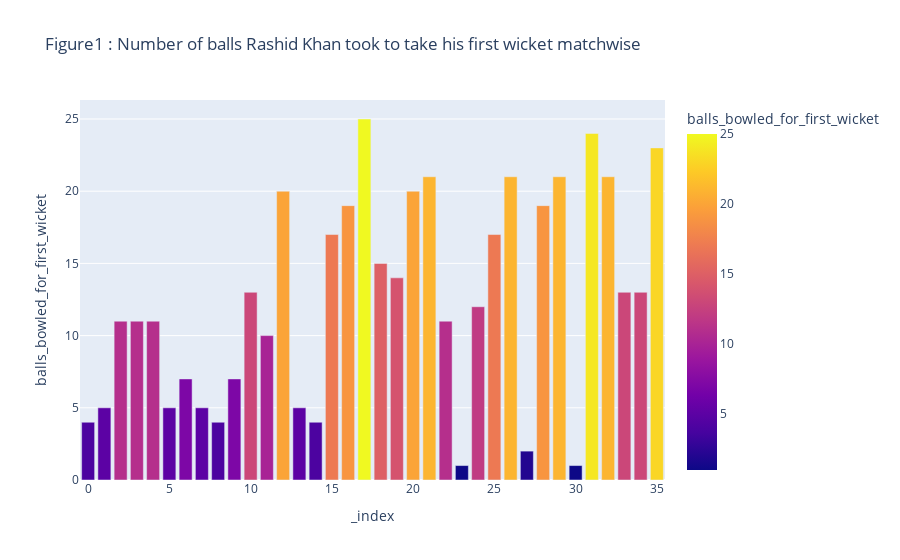

The notebook cell this image was saved under:
### Markdown cell above
## 2.1

### Code cell
rk = deliveries[deliveries.bowler == 'Rashid Khan'] 
rk.player_dismissed.fillna(0, inplace = True)
rk_ = rk[["match_id","bowler","batsman_runs", "player_dismissed", "dismissal_kind"]]
rk_.dismissal_kind.fillna(0, inplace = True)
rashid_data = rk_[rk_.dismissal_kind != "run out"]
temp_nw = rk_[rk_.dismissal_kind != "run out"]

rashid_matches= len(rashid_data.match_id.unique()) # total matches where Rashid Khan has bowled (result = 46 matches)


temp_nw['player_dismissed'].loc[temp_nw['player_dismissed'] != 0] = 1 # replace the dismissed player name by 1
no_wickets = temp_nw.groupby(["match_id"])["player_dismissed"].sum().reset_index(name = "no_of_wickets")

# No of matches with zero wickets
zero_wickets = no_wickets[no_wickets.no_of_wickets == 0]
rashid_zero_wickets = zero_wickets.shape[0] # total matches where Rashid Khan has taken zero wickets (result = 10 matches)

# No of matches with more than 1 wicket
wickets_G1 = no_wickets[no_wickets.no_of_wickets > 1]
rashid_wickets_G1 = wickets_G1.shape[0] # total matches where Rashid Khan has taken more than 1 wicket( result = 13 matches)
rashid_wickets_G1_ = wickets_G1.match_id.unique()

# No of matches with exactly 1 wicket
wickets_1 = no_wickets[no_wickets.no_of_wickets == 1]
rashid_wickets_1 = wickets_1.shape[0] # total matches where Rashid Khan has taken exactly 1 wicket( result = 23 matches)
rashid_wickets_1_ = wickets_1.match_id.unique()


# matches with greater than 1 wicket
wickets_G1_data = rashid_data[rashid_data.match_id.isin(rashid_wickets_G1_)]
wickets_G1_data['player_dismissed'].loc[wickets_G1_data['player_dismissed'] != 0] = 1 # replace the dismissed player name by 1

m_id = []
balls = [] # balls required to take 1st wicket by Rashid Khan
for i in wickets_G1_data.match_id.unique():
    x= wickets_G1_data[wickets_G1_data.match_id == i].reset_index()
    n = x[x.player_dismissed!=0].first_valid_index()
    t1 = x[x.index <= n].groupby(['match_id'])['batsman_runs'].count().reset_index()
    m_id.append(t1.match_id.unique()[0])
    balls.append(t1.batsman_runs.values[0])
    

rk1 = pd.DataFrame(list(zip(m_id, balls)), 
               columns =['match_id', 'balls_bowled_for_first_wicket'])


# matches with exactly one wicket
wickets_1_data = rashid_data[rashid_data.match_id.isin(rashid_wickets_1_)]
wickets_1_data['player_dismissed'].loc[wickets_1_data['player_dismissed'] != 0] = 1 # replace the dismissed player name by 1

m_id1 = []
balls1 = [] # balls required to take 1st wicket by Rashid Khan
for i in wickets_1_data.match_id.unique():
    x1 = wickets_1_data[wickets_1_data.match_id == i].reset_index()
    n1 = x1[x1.player_dismissed!=0].first_valid_index()
    t2 = x1[x1.index <= n1].groupby(['match_id'])['batsman_runs'].count().reset_index()
    m_id1.append(t2.match_id.unique()[0])
    balls1.append(t2.batsman_runs.values[0])
    
rk2 = pd.DataFrame(list(zip(m_id1, balls1)), 
               columns =['match_id', 'balls_bowled_for_first_wicket'])
f = [rk1, rk2]
rashid_wickets_final_data = pd.concat(f)
rashid_wickets_final_data_ = rashid_wickets_final_data.reset_index()

fig = px.bar(rashid_wickets_final_data_, x=rashid_wickets_final_data_.index, y='balls_bowled_for_first_wicket',
             hover_data=['match_id','balls_bowled_for_first_wicket' ],color = 'balls_bowled_for_first_wicket',title=' Figure1 : Number of balls Rashid Khan took to take his first wicket matchwise')
fig.show()

print("################################################################################################################")
print("Maximum balls Rashid Khan took to take first wicket: ", rashid_wickets_final_data_.balls_bowled_for_first_wicket.max())
print("################################################################################################################")
print("Minimum balls Rashid Khan took to take first wicket: ", rashid_wickets_final_data_.balls_bowled_for_first_wicket.min())
print("################################################################################################################")
print("Average number of  balls Rashid Khan took to take first wicket: ", rashid_wickets_final_data_.balls_bowled_for_first_wicket.median())
print("################################################################################################################")
print("frequnt number of balls Rashid Khan took to take first wicket:\n",rashid_wickets_final_data_.balls_bowled_for_first_wicket.mode())
print("################################################################################################################")
print("Possibility of Rashid khan not taking any wicket in a match: ", (rashid_zero_wickets/rashid_matches)*100)
print("################################################################################################################")
print("Possibility of Rashid khan taking equal to or more than 1 wicket in a match: ", ((rashid_wickets_G1 + rashid_wickets_1)/rashid_matches)*100)
print("################################################################################################################")
list1 = [(rashid_zero_wickets/rashid_matches)*100, (rashid_wickets_G1/rashid_matches)*100, (rashid_wickets_1/rashid_matches)*100]
list2 = ["No wickets", "More than 1 Wicket", "Exactly 1 Wicket"]

### Figure 1 — Plotly figure (JSON) as saved in the notebook; plotly's stock layout.template omitted (floating-point values rounded to 4 significant figures)
{"data": [{"alignmentgroup": "True", "customdata": [[1, 4], [6, 5], [19, 11], [52, 11], [7916, 11], [7918, 5], [7929, 7], [7944, 5], [7950, 4], [7952, 7], [11324, 13], [11339, 10], [11413, 20], [10, 5], [14, 4], [25, 17], [32, 19], [36, 25], [43, 15], [47, 14], [7897, 20], [7900, 21], [7909, 11], [7913, 1], [7921, 12], [7932, 17], [11138, 21], [11144, 2], [11152, 19], [11310, 21], [11313, 1], [11321, 24], [11329, 21], [11332, 13], [11336, 13], [11345, 23]], "hovertemplate": "_index=%{x}<br>balls_bowled_for_first_wicket=%{marker.color}<br>match_id=%{customdata[0]}<extra></extra>", "legendgroup": "", "marker": {"color": [4, 5, 11, 11, 11, 5, 7, 5, 4, 7, 13, 10, 20, 5, 4, 17, 19, 25, 15, 14, 20, 21, 11, 1, 12, 17, 21, 2, 19, 21, 1, 24, 21, 13, 13, 23], "coloraxis": "coloraxis"}, "name": "", "offsetgroup": "", "orientation": "v", "showlegend": false, "textposition": "auto", "type": "bar", "x": [0, 1, 2, 3, 4, 5, 6, 7, 8, 9, 10, 11, 12, 13, 14, 15, 16, 17, 18, 19, 20, 21, 22, 23, 24, 25, 26, 27, 28, 29, 30, 31, 32, 33, 34, 35], "xaxis": "x", "y": [4, 5, 11, 11, 11, 5, 7, 5, 4, 7, 13, 10, 20, 5, 4, 17, 19, 25, 15, 14, 20, 21, 11, 1, 12, 17, 21, 2, 19, 21, 1, 24, 21, 13, 13, 23], "yaxis": "y"}], "layout": {"barmode": "relative", "coloraxis": {"colorbar": {"title": {"text": "balls_bowled_for_first_wicket"}}, "colorscale": [[0, "#0d0887"], [0.1111, "#46039f"], [0.2222, "#7201a8"], [0.3333, "#9c179e"], [0.4444, "#bd3786"], [0.5556, "#d8576b"], [0.6667, "#ed7953"], [0.7778, "#fb9f3a"], [0.8889, "#fdca26"], [1, "#f0f921"]]}, "legend": {"tracegroupgap": 0}, "title": {"text": " Figure1 : Number of balls Rashid Khan took to take his first wicket matchwise"}, "xaxis": {"anchor": "y", "domain": [0, 1], "title": {"text": "_index"}}, "yaxis": {"anchor": "x", "domain": [0, 1], "title": {"text": "balls_bowled_for_first_wicket"}}}}
